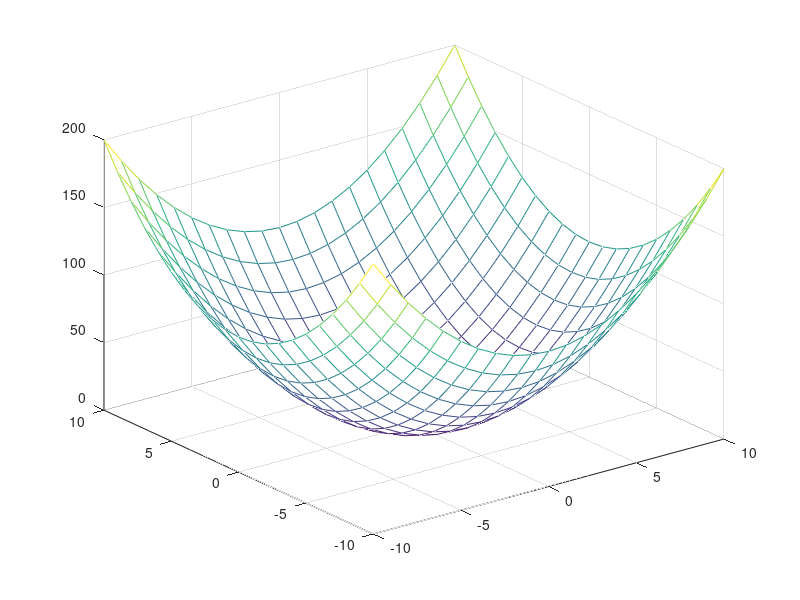
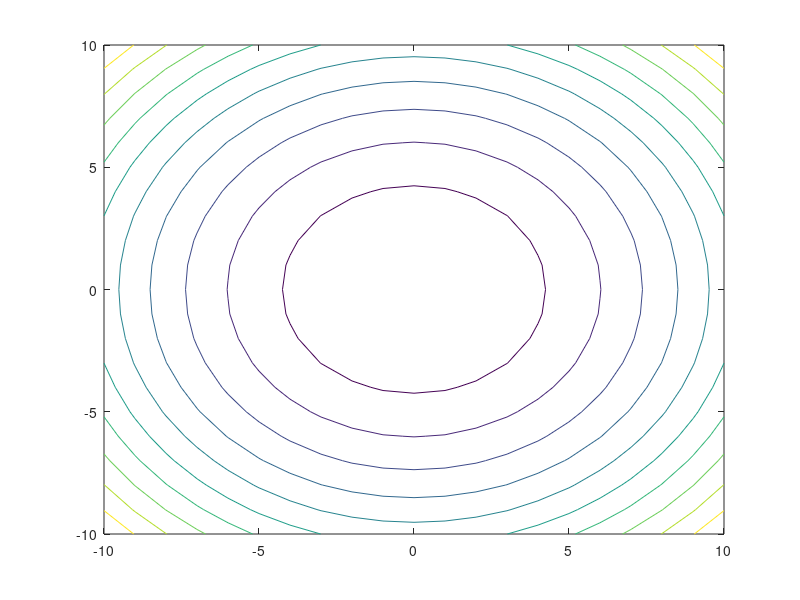
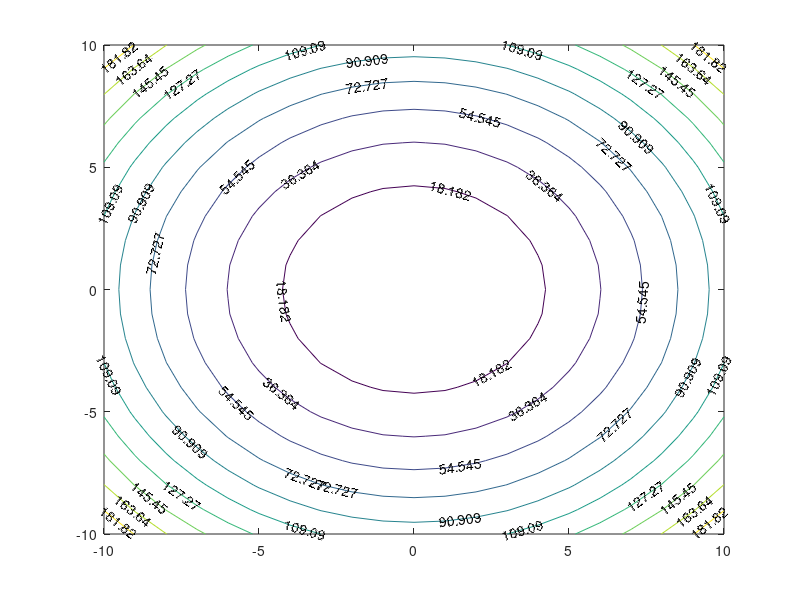

The MATLAB source for these figures, in order:
clear;
clc;
% 1. Define axis

x = [-10:1:10];
y = [-10:1:10];
[X,Y] = meshgrid(x,y)

% 2. Define obj fn
 Z = X.^2 + Y.^2

% 3. Plot
figure(1)
  mesh(X,Y,Z)
figure (2)
  contour(X,Y,Z)
figure (3)
 [C,h] = contour(X,Y,Z)
 clabel(C,h)
